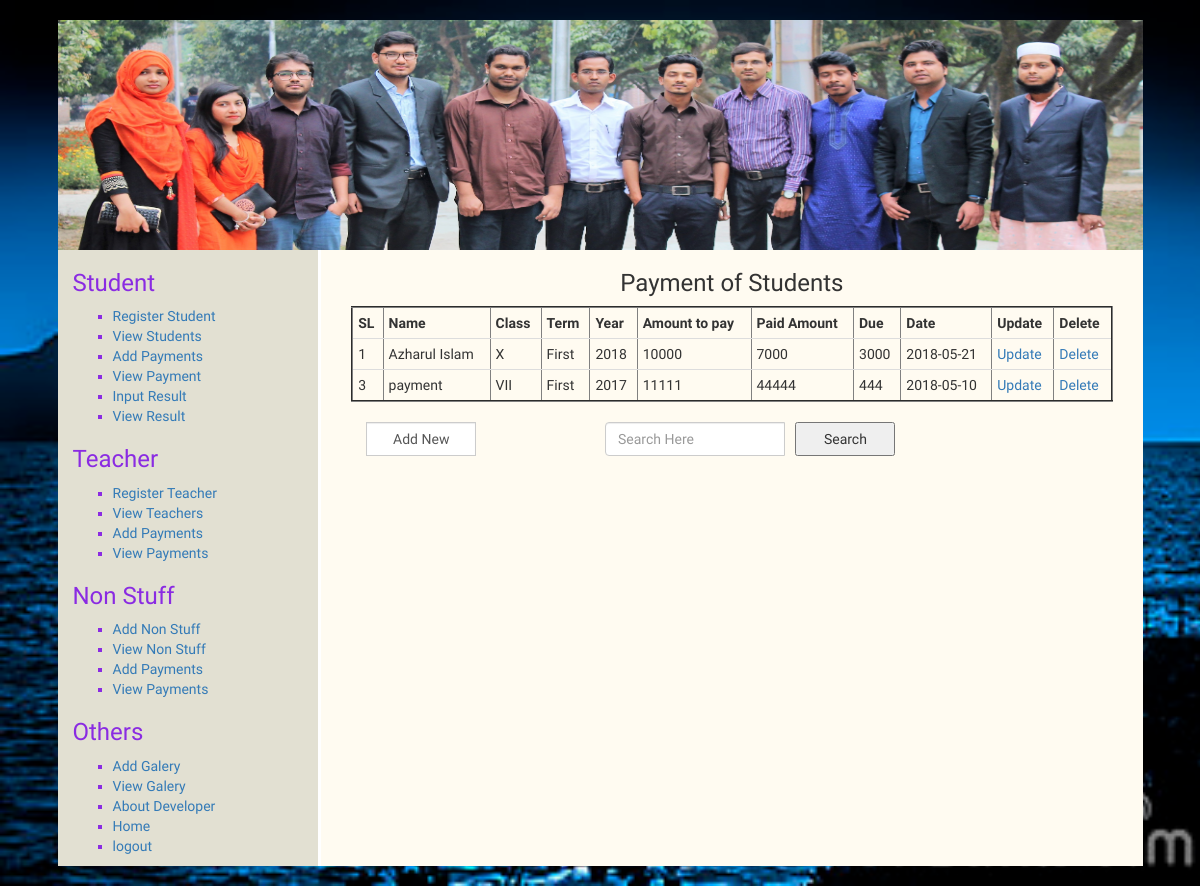
/viewStdPayment.php (signed in), run on the app's committed database.
### tables this page shows
CREATE TABLE IF NOT EXISTS `stupayment` (
  `st_id` int(11) NOT NULL AUTO_INCREMENT,
  `name` varchar(111) NOT NULL,
  `class` varchar(111) NOT NULL,
  `term` varchar(111) NOT NULL,
  `year` varchar(111) NOT NULL,
  `amount` varchar(111) NOT NULL,
  `paid` varchar(111) NOT NULL,
  `due` varchar(111) NOT NULL,
  `dates` varchar(111) NOT NULL,
  PRIMARY KEY (`st_id`)
);

### viewStdPayment.php (the view, shortened to what this page needs)
<?php include("header.php"); ?>
		<div class="col-md-12">
			<?php include("leftMenu.php"); ?>
			<div class="col-md-9 hstu">
					<h3 class="text-center">Payment of Students</h3>
						<form action="" method="post" enctype="multipart/form-data">
						<?php include("config.php"); ?>
						<?php
								$sql = "SELECT * FROM stupayment";
								$result = $conn->query($sql);
								if ($result->num_rows > 0) {
									echo "<table border='2' align='center' class='table table-hover'>
												<tr>
													<th>SL</th>
													<th>Name</th>
													<th>Class</th>
													<th>Term</th>
													<th>Year</th>
													<th>Amount to pay</th>
													<th>Paid Amount</th>
													<th>Due</th>
													<th>Date</th>
													<th>Update</th>
													<th>Delete</th>
												</tr>";
										while($row = $result->fetch_assoc()){
												echo "<tr>";
													echo "<td>".$row['st_id']."</td>";
													echo "<td>".$row['name']."</td>";
													echo "<td>".$row['class']."</td>";
													echo "<td>".$row['term']."</td>";
													echo "<td>".$row['year']."</td>";
													echo "<td>".$row['amount']."</td>";
													echo "<td>".$row['paid']."</td>";
													echo "<td>".$row['due']."</td>";
													echo "<td>".$row['dates']."</td>";
						?>
													<td><a href="updateStdPayment.php?st_id=<?php echo $row['st_id']?>">Update</a></td>
													<td><a href="deleteStdPayment.php?st_id=<?php echo $row['st_id']?>">Delete</a></td>
						<?php
												echo "</tr>";
										}
									echo "</table>";
								} else {
									echo("No Data were Found!");
								}
						 ?>
					</form>
					<form action="searchStdPayment.php" method="post" enctype="multipart/form-data">
						<div class="form-group">
						        <div class="col-md-4 inputGroupContainer">
						          <div class="input-group">
						           <a href="entryStdPayment.php"><input name="addnew" class="form-control" type="button" value="Add New" style="width:110px;"></a>
						           </div>
						        </div>
     					</div>
     					<div class="form-group">
						        <div class="inputGroupContainer">
						          <div class="input-group">
						           	<input name="search" placeholder="Search Here" class="form-control" type="text" style="width: 180px;"></a> &nbsp;&nbsp;
						           	<button type="submit" style="width:100px;">Search</button>
						           </div>
						        </div>
     					</div>
					</form>
			</div>
		</div>
		<?php include("footer.php"); ?>

### style.css (style rules this page uses)
body { padding: 5px auto; font-family: 'El Messiri', sans-serif; background:url(img/backimg2.jpg) fixed no-repeat; background-size:cover; }
a,a:hover { text-decoration:none; }
.input-group input[type="text"],.input-group input[type="email"],.input-group input[type="date"],.input-group input[type="password"] { width: 150px; }
.input-group input[type="submit"],.input-group input[type="button"],.input-group input[type="password"],.input-group input[type="file"] { width: 150px; }
select,button[type="submit"] { width: 150px; height: 34px; }
.table > tbody > tr > td, .table > tbody > tr > th, .table > tfoot > tr > td, .table > tfoot > tr > th, .table > thead > tr > td, .table > thead > tr > th { padding: 5px; }

### data on the page
stupayment: st_id "1", name "Azharul Islam", class "X", term "First", year "2018", amount "10000", paid "7000", due "3000", dates "2018-05-21"
stupayment: st_id "3", name "payment", class "VII", term "First", year "2017", amount "11111", paid "44444", due "444", dates "2018-05-10"
